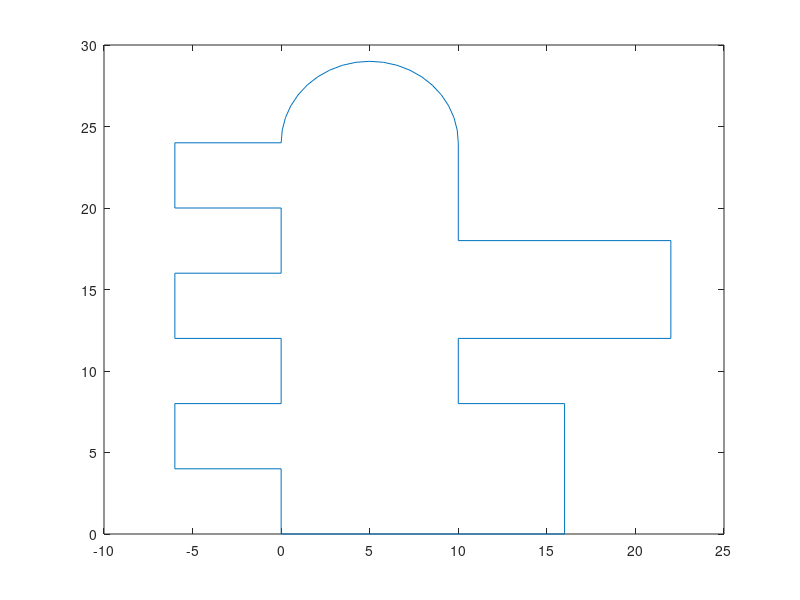

MATLAB code for this plot:
%% Generate a polygonal map

% % Map 01
% polyMap.x = [0 10 10 6 6 0 0];
% polyMap.y = [0 0 4 4 10 10 0];

% Map 02
% polyMap.x = [0 2 2 4 4 6 6 4 4 3 3 -1 -1 -6 -6 0 0];
% polyMap.y = [0 0 2 2 0 0 6 7 4 4 7 7 6 6 -3 -3 0];

% Map 03
% polyMap.x = [0 30 30 10 10 30 30 0 0];
% polyMap.y = [0 0 10 10 25 25 30 30 0];

% Map 4
X1 = [0 16 16 10 10 22 22 10];
Y1 = [0 0 8 8 12 12 18 18];
N = 20;
n = 0:1:N;
X2 = cos(n/N*pi)*5 + 5;
Y2 = sin(n/N*pi)*5 + 24;
X3 = [-6 -6 0 0 -6 -6 0 0 -6 -6 0 0];
Y3 = [24 20 20 16 16 12 12 8 8 4 4 0];
polyMap.x = [X1 X2 X3];
polyMap.y = [Y1 Y2 Y3];


%%
polyMap.XMapLimits = [min(polyMap.x) max(polyMap.x)];
polyMap.YMapLimits = [min(polyMap.y) max(polyMap.y)];

polyMap.XWorldLimits = [polyMap.XMapLimits(1)-1, polyMap.XMapLimits(2)+1];
polyMap.YWorldLimits = [polyMap.YMapLimits(1)-1, polyMap.YMapLimits(2)+1];

polyMap.Circumference = 0;
for i=1:1:length(polyMap.x)-1
    p1 = [polyMap.x(i); polyMap.y(i)];
    p2 = [polyMap.x(i+1); polyMap.y(i+1)];
    polyMap.Circumference = polyMap.Circumference + norm(p2-p1);
end

plot(polyMap.x,polyMap.y)

save('map_04.mat','polyMap');